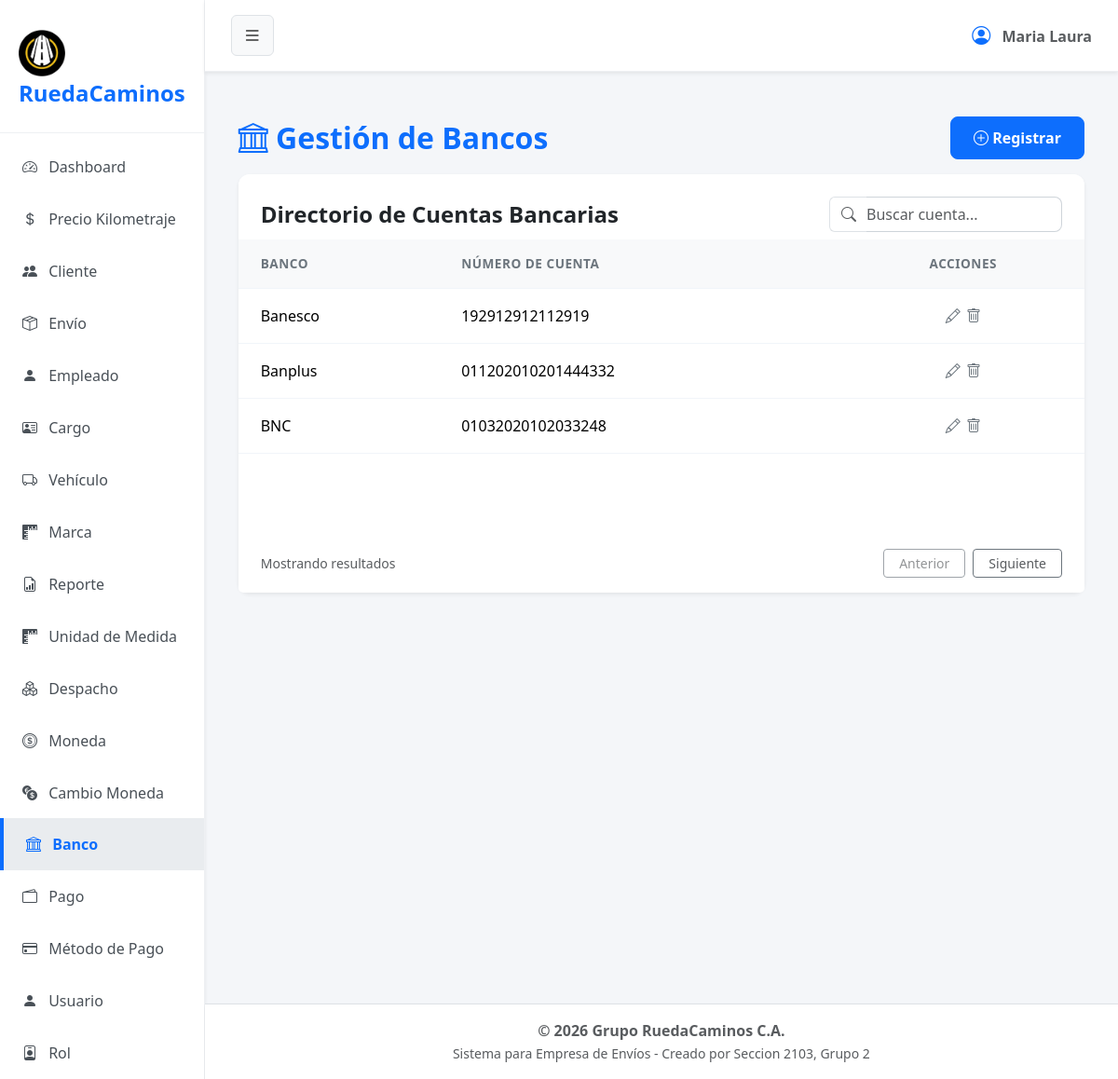
The page /?url=banco on the database as committed earlier.
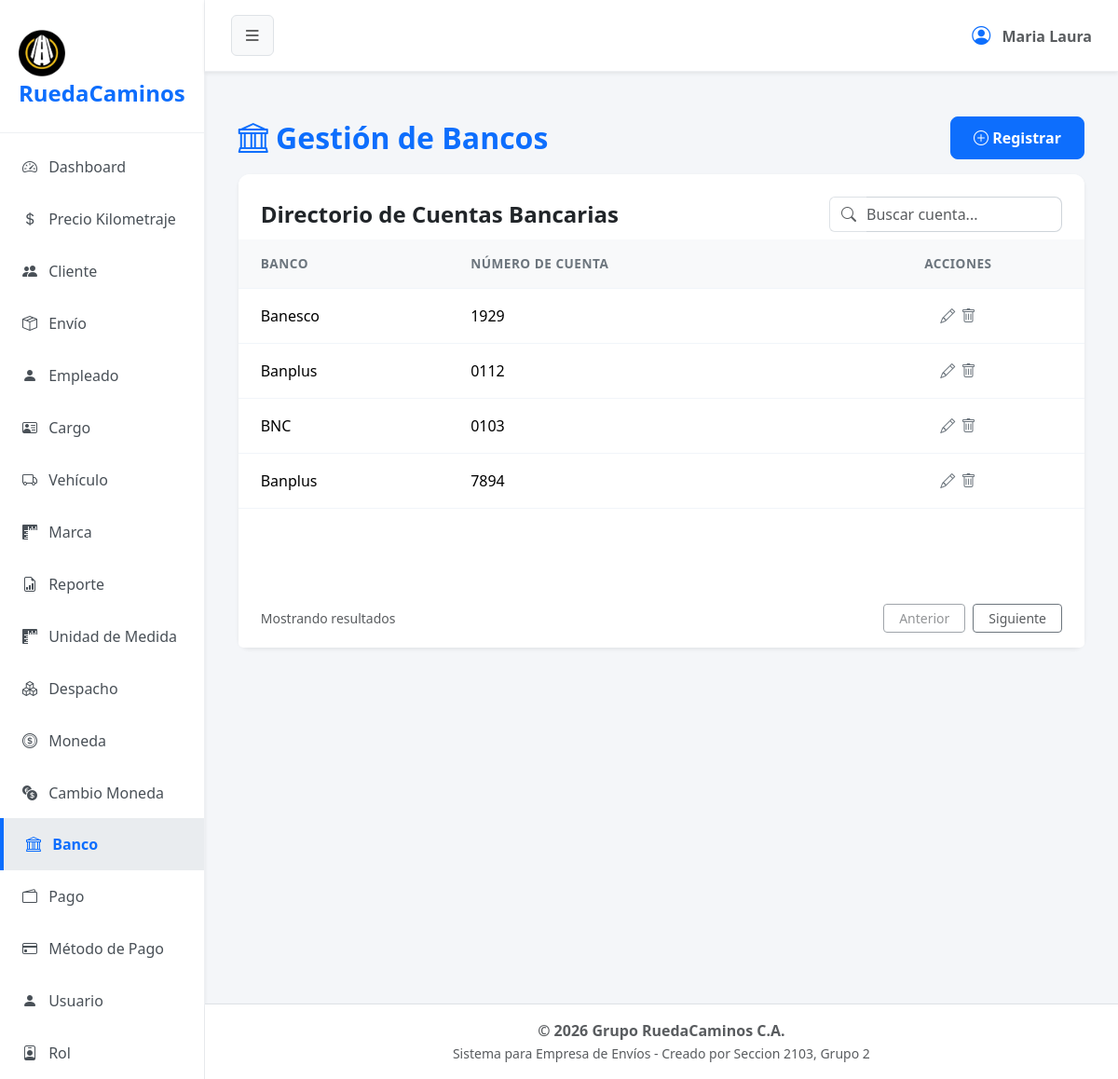
The same page on the database as committed later.
### tables this page shows
CREATE TABLE `cuenta_banco` (
  `cod_cuenta` int(1) NOT NULL,
  `propietario` varchar(50) NOT NULL,
  `numero_cuenta` varchar(4) NOT NULL,
  `cod_banco` int(2) NOT NULL,
  `estado` tinyint(1) NOT NULL
);

CREATE TABLE `banco` (
  `cod_banco` int(1) NOT NULL,
  `nombre` varchar(20) NOT NULL,
  `estado` tinyint(1) NOT NULL
);

### app/controller/bancoController.php (called while the page is built, shortened)
<?php
    $bancoModel = new Banco ();
   $registros = $bancoModel->obt_RegistrosBancos();
    include 'app/view/layout/header.php';
    include 'app/view/banco/bancoView.php';
    include 'app/view/layout/footer.php';
?>

### index.php (called while the page is built, shortened)
<?php
    $frontController = new FrontController();
?>

### app/config/Conexion.php (called while the page is built, shortened)
<?php
abstract class Conexion
{
    public $host = "localhost";
    public $namedb = "grupo_ruedacaminos";
    public $userdb = "root";
    public $passwd = "";
    public function __construct()
    {
        $this->conexion = $this->getConnection();
    }
    public function getConnection(): PDO
    {
        try {
            $dsn = "mysql:host=" . $this->host . ";dbname=" . $this->namedb . ";charset=utf8";
            $conexion = new PDO($dsn, $this->userdb, $this->passwd);
            $conexion->setAttribute(PDO::ATTR_ERRMODE, PDO::ERRMODE_EXCEPTION);
        } catch (PDOException $error) {
            die('No se pudo conectar a la base de datos, error:' . $error->getMessage());
        }
        return $conexion;
    }
}

### app/model/Banco.php (called while the page is built, shortened)
<?php
class Banco extends Conexion
{
    public function obt_RegistrosBancos()
    {
        try {
            $sentencia = "SELECT cuenta_banco.*, banco.nombre AS nombrebanco ,banco.cod_banco
              FROM cuenta_banco
              INNER JOIN banco
              ON cuenta_banco.cod_banco = banco.cod_banco
              WHERE cuenta_banco.estado = 1";
            $select = $this->conexion->prepare($sentencia);
            $select->execute();
            return $select->fetchAll(\PDO::FETCH_ASSOC);
        } catch (\PDOException $e) {
            return [];
        }
    }
}

### app/controller/FrontController.php (shortened to what this page needs)
<?php
    class FrontController {
        private $dir;
        private $controller;
        private $url;
        public function __construct() {
            if (isset($_REQUEST["url"])) {
                $this->url = $_REQUEST["url"];
                $this->dir = 'app/controller/';
                $this->controller = 'Controller.php';
                $this->getURL();
            } else {
                echo "<script>location='?url=dashboard'</script>";
            }
        }
        private function getURL() {
            if(file_exists($this->dir.$this->url.$this->controller)) {
                require_once($this->dir.$this->url.$this->controller);
            } else {
                echo "<h2>Error 404: Módulo no encontrado</h2>";
                echo "<p>El controlador para '{$this->url}' no existe.</p>";
                echo "<a href='?url=dashboard'>Volver al inicio</a>";
            }
        }
    }
?>

### app/view/layout/header.php (shortened to what this page needs)
<!DOCTYPE html>
<html lang="es">
<head>
    <link href="assets/css/bootstrap.min.css" rel="stylesheet">
    <link href="assets/css/styles.css" rel="stylesheet">
    <link href="assets/icons/bootstrap-icons/font/bootstrap-icons.min.css" rel="stylesheet">
</head>
<body>
    <?php
    $current_url = isset($_GET['url']) ? $_GET['url'] : 'dashboard';
    ?>
    <div class="d-flex" id="wrapper">
        <div id="sidebar-wrapper" class="shadow-sm">
            <div class="sidebar-heading">
                <img src="app/view/img/logo2.png" alt="Logo" class="img-fluid mt-2" style="max-width: 50px;">RuedaCaminos
            </div>
            <div class="list-group list-group-flush mt-2">
                <a href="?url=dashboard" class="list-group-item list-group-item-action <?= $current_url == 'dashboard' ? 'active' : '' ?>">
                    <i class="bi bi-speedometer2 me-2"></i> Dashboard
                </a>
                <a href="?url=kilometraje" class="list-group-item list-group-item-action <?= $current_url == 'kilometraje' ? 'active' : '' ?>">
                    <i class="bi bi-currency-dollar me-2"></i> Precio Kilometraje
                </a>
                <a href="?url=cliente" class="list-group-item list-group-item-action <?= $current_url == 'cliente' ? 'active' : '' ?>">
                    <i class="bi bi-people-fill me-2"></i> Cliente
                </a>
                <a href="?url=envio" class="list-group-item list-group-item-action <?= $current_url == 'envio' ? 'active' : '' ?>">
                    <i class="bi bi-box-seam me-2"></i> Envío
                </a>
                <a href="?url=empleado" class="list-group-item list-group-item-action <?= $current_url == 'empleado' ? 'active' : '' ?>">
                    <i class="bi bi-person-fill me-2"></i> Empleado
                </a>
                <a href="?url=cargo" class="list-group-item list-group-item-action <?= $current_url == 'cargo' ? 'active' : '' ?>">
                    <i class="bi bi-person-vcard me-2" ></i> Cargo
                </a>
                <a href="?url=vehiculo" class="list-group-item list-group-item-action <?= $current_url == 'vehiculo' ? 'active' : '' ?>">
                    <i class="bi bi-truck me-2"></i> Vehículo
                </a>
                <a href="?url=marca" class="list-group-item list-group-item-action <?= $current_url == 'marca' ? 'active' : '' ?>">
                    <i class="bi bi-rulers me-2"></i> Marca
                </a>
                <a href="?url=reporte" class="list-group-item list-group-item-action <?= $current_url == 'reporte' ? 'active' : '' ?>">
                    <i class="bi bi-file-earmark-bar-graph me-2"></i> Reporte
                </a>
                <a href="?url=unidadesmedida" class="list-group-item list-group-item-action <?= $current_url == 'unidadesmedida' ? 'active' : '' ?>">
                    <i class="bi bi-rulers me-2"></i> Unidad de Medida
                </a>
                <a href="?url=despacho" class="list-group-item list-group-item-action <?= $current_url == 'despacho' ? 'active' : '' ?>">
                    <i class="bi bi-boxes me-2"></i> Despacho
                </a>
                <a href="?url=moneda" class="list-group-item list-group-item-action <?= $current_url == 'moneda' ? 'active' : '' ?>">
                    <i class="bi bi-coin me-2"></i> Moneda
                </a>
                <a href="?url=cambiomoneda" class="list-group-item list-group-item-action <?= $current_url == 'cambiomoneda' ? 'active' : '' ?>">
                    <i class="bi bi-currency-exchange me-2"></i> Cambio Moneda
                </a>
                <a href="?url=banco" class="list-group-item list-group-item-action <?= $current_url == 'banco' ? 'active' : '' ?>">
                    <i class="bi bi-bank me-2"></i> Banco
                </a>
                <a href="?url=pago" class="list-group-item list-group-item-action <?= $current_url == 'pago' ? 'active' : '' ?>">
                    <i class="bi bi-wallet2 me-2"></i> Pago
                </a>
                <a href="?url=metodopago" class="list-group-item list-group-item-action <?= $current_url == 'metodopago' ? 'active' : '' ?>">
                    <i class="bi bi-credit-card me-2"></i> Método de Pago
                </a>
                <a href="?url=usuario" class="list-group-item list-group-item-action <?= $current_url == 'usuario' ? 'active' : '' ?>">
                    <i class="bi bi-person-fill me-2"></i> Usuario
                </a>
                <a href="?url=rol" class="list-group-item list-group-item-action <?= $current_url == 'rol' ? 'active' : '' ?>">
                    <i class="bi bi-person-badge me-2"></i> Rol
                </a>
            </div>
        </div>
        <div id="page-content-wrapper" class="d-flex flex-column min-vh-100 w-100">
            <nav class="navbar navbar-expand-lg navbar-light shadow-sm">
                <div class="container-fluid">
                    <button class="btn btn-light border" id="sidebarToggle"><i class="bi bi-list fs-5"></i></button>
                    <div class="ms-auto d-flex align-items-center">
                        <span class="text-muted fw-bold"><i class="bi bi-person-circle fs-5 me-2 text-primary"></i> Maria Laura</span>
                    </div>
                </div>
            </nav>
            <main class="container-fluid">

### app/view/banco/bancoView.php (shortened to what this page needs)
<main class="container-fluid py-5 px-4">
    <div class="row">
        <div class="col-12 mb-4">
            <header class="d-flex justify-content-between align-items-center mb-3">
                <h2 class="mb-0 text-primary fw-bold"><i class="bi bi-bank"></i> Gestión de Bancos</h2>
                <button type="button" class="btn btn-primary" data-bs-toggle="modal" data-bs-target="#registerBanco">
                    <i class="bi bi-plus-circle"></i> Registrar
                </button>
            </header>
            <section class="card shadow-sm border-0 h-100">
                <div class="card-header bg-white border-bottom-0 pt-4 pb-2 px-4 d-flex justify-content-between align-items-center">
                    <h4 class="mb-0 fw-bold">Directorio de Cuentas Bancarias</h4>
                    <div class="input-group" style="max-width: 250px;">
                        <span class="input-group-text bg-transparent border-end-0 text-muted">
                            <i class="bi bi-search"></i>
                        </span>
                        <input type="text" class="form-control border-start-0 ps-0 text-muted" placeholder="Buscar cuenta...">
                    </div>
                </div>
                <?php require 'componentes/tabla.php'; ?>
                <footer class="card-footer bg-white border-top-0 d-flex justify-content-between align-items-center px-4 py-3">
                    <span class="text-muted small">Mostrando resultados</span>
                    <div class="d-flex gap-2">
                        <button class="btn btn-outline-secondary btn-sm px-3 text-muted" disabled>Anterior</button>
                        <button class="btn btn-outline-secondary btn-sm px-3 text-muted">Siguiente</button>
                    </div>
                </footer>
            </section>
        </div>
    </div>
</main>

### app/view/banco/componentes/tabla.php (shortened to what this page needs)
<div class="card-body p-0">
    <div class="table-responsive">
        <table class="table table-hover align-middle mb-0">
            <thead class="table-light table-header-custom">
                <tr>
                    <th class="ps-4">BANCO</th>
                    <th>NÚMERO DE CUENTA</th>
                    <th class="pe-4 text-center">ACCIONES</th>
                </tr>
            </thead>
            <tbody>
                <?php foreach ($registros as $dato): ?>
                    <tr>
                        <td class="ps-4 fw-medium"><?= $dato['nombrebanco'] ?></td>
                        <td>
                            <span class="fw-medium"><?php echo $dato['numero_cuenta']; ?></span>
                        </td>
                        <td class="pe-4 text-center">
                            <button type="button" class="btn btn-link text-secondary p-0 m-0 align-baseline" title="Editar" data-bs-toggle="modal" data-bs-target="#editCliente"
                                >
                            <i class="bi bi-pencil"></i>
                            </button>
                            <form action="?url=cliente" method="POST" style="display: inline;">
                                <fieldset style="display: inline;">
                                    <button type="submit" name="tipoSolicitud" value="eliminar" class="btn btn-link text-secondary p-0 m-0 align-baseline" title="Eliminar" onclick="return confirm('¿Está seguro de eliminar este cliente?');">
                                        <i class="bi bi-trash"></i>
                                    </button>
                                </fieldset>
                            </form>
                        </td>
                    </tr>
                <?php endforeach; ?>
                </tbody>
        </table>
    </div>
</div>

### app/view/layout/footer.php (shortened to what this page needs)
        </main>
        <footer class="bg-white text-center py-3 mt-auto border-top w-100 shadow-sm">
            <div class="container-fluid">
                <p class="mb-0 text-muted fw-semibold">&copy; <?= date('Y') ?> Grupo RuedaCaminos C.A.</p>
                <small class="text-muted">Sistema para Empresa de Envíos - Creado por Seccion 2103, Grupo 2</small>
            </div>
        </footer>
    </div>
</div>
</body>
</html>

### assets/css/styles.css (style rules this page uses)
body { background-color: #f4f6f9; font-family: 'Segoe UI', Tahoma, Geneva, Verdana, sans-serif; overflow-x: hidden; }
#wrapper { display: flex; transition: all 0.3s ease-in-out; }
#sidebar-wrapper { min-height: 100vh; width: 250px; background-color: #ffffff; border-right: 1px solid #eef0f3; transition: margin .25s ease-out; }
#sidebar-wrapper .sidebar-heading { padding: 1.5rem 1.25rem; font-size: 1.5rem; font-weight: 800; color: #0d6efd; border-bottom: 1px solid #eef0f3; }
#sidebar-wrapper .list-group { width: 100%; }
#page-content-wrapper { min-width: 0; width: 100%; display: flex; flex-direction: column; }
.list-group-item { border: none; padding: 1rem 1.5rem; font-weight: 500; color: #495057; border-left: 4px solid transparent; }
.list-group-item.active { background-color: #e9ecef; color: #0d6efd; border-color: #0d6efd; border-left: 4px solid #0d6efd; font-weight: 700; }
.navbar { background-color: #ffffff; border-bottom: 1px solid #eef0f3; padding: 1rem; }
.card { box-shadow: 0 4px 12px rgba(0,0,0,0.05); border: none; border-radius: 12px; margin-bottom: 1.5rem; }
.card-header { background-color: #ffffff; border-bottom: 1px solid #eef0f3; font-weight: 600; border-top-left-radius: 12px !important; border-top-right-radius: 12px !important; }
.form-control, .form-select { border-radius: 8px; border-color: #ced4da; }
.btn-primary, .btn-success { border-radius: 8px; padding: 10px 24px; font-weight: 600; }
.table > :not(caption) > * > * { padding: 1rem 0.75rem; border-bottom-color: #f1f5f9; }
.table-header-custom th { color: #6c757d; font-weight: 600; font-size: 0.85rem; letter-spacing: 0.5px; }

Rows that differ between the two databases and show on the page:
changed cuenta_banco "Banesco": numero_cuenta "192912912112919" → "1929"
changed cuenta_banco (number 2 of 4 on the later page): numero_cuenta "011202010201444332" → "0112"
changed cuenta_banco "BNC": numero_cuenta "01032020102033248" → "0103"
added cuenta_banco: cod_banco.nombre "Banplus", numero_cuenta "7894"
